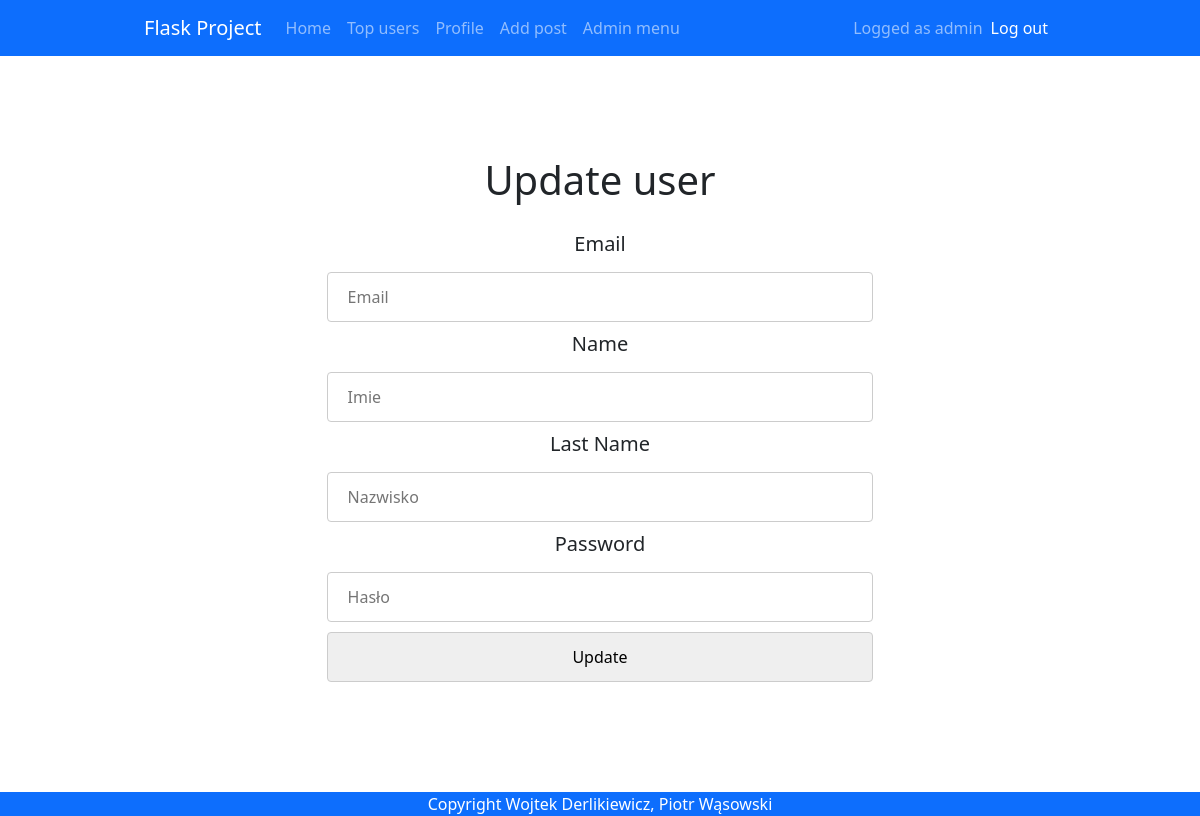
Before: /admin/9/update (signed in) with the older database file.
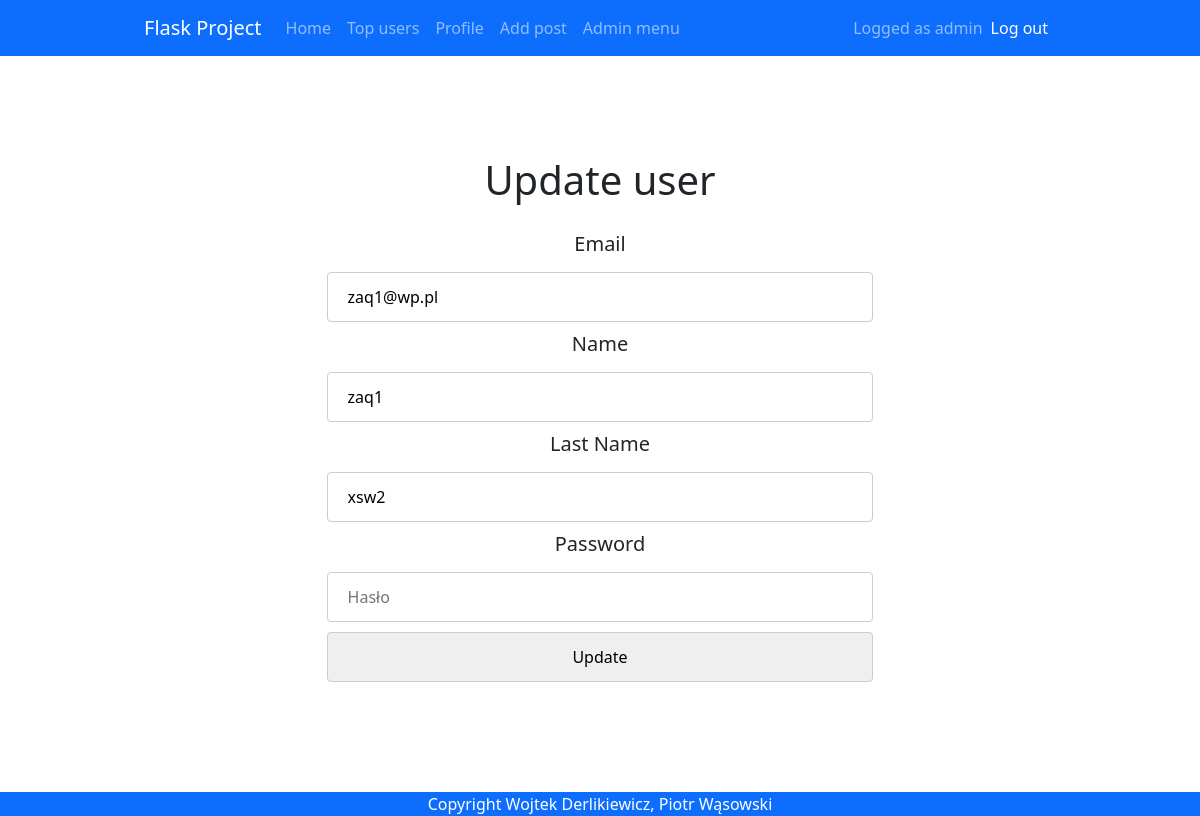
After: the same page with the newer database file.
### app.py (models this page shows)
class User(db.Model, UserMixin):
    id = db.Column(db.Integer, primary_key = True)
    email = db.Column(db.String(30), nullable=False, unique=True)
    name = db.Column(db.String(20), nullable=False)
    last_name = db.Column(db.String(20), nullable=False)
    password = db.Column(db.String(80), nullable=False)
    login_count = db.Column(db.Integer, nullable=False, default=0)
    isAdmin = db.Column(db.Boolean(), nullable=False, default=False)

### app.py (the view)
@app.route('/admin/<int:id>/update', methods=['GET', 'POST'])
@login_required
def adminUpdate(id):
    if(current_user.isAdmin == True):
        user = User.query.filter_by(id=id).first()
        form = UserForm()
        if request.method == "POST":
            user.email = request.form['email']
            user.name = request.form['name']
            user.last_name = request.form['last_name']
            if(len(request.form['password']) != 0):
                hashed_password = bcrypt.generate_password_hash(request.form['password'])
                user.password = hashed_password
            try:
                db.session.commit()
                return redirect('/admin')
            except:
                return render_template("update.html", form=form, user = user)
        else:
            return render_template("update.html", form=form, user = user)

### app.py (shortened to what this page needs)
class UserForm(FlaskForm):
    email = StringField(validators=[InputRequired(), Length(min = 4, max=30)], render_kw={"placeholder": "Email"})
    name = StringField(validators=[InputRequired(), Length(min = 4, max=20)], render_kw={"placeholder": "Imie"})
    last_name = StringField(validators=[InputRequired(), Length(min = 4, max=20)], render_kw={"placeholder": "Nazwisko"})
    password = PasswordField(validators=[Length(min = 4, max=20)], render_kw={"placeholder": "Hasło"})
    submit = SubmitField("Update")

### app.py (called while the page is built)
@login_manager.user_loader
def load_user(user_id):
    return User.query.get(int(user_id))

### templates/update.html (shortened to what this page needs)
{% extends "base.html" %} {% block title %}profile{% endblock %}
{% block content %}
<h1>Update user</h1>
  <form action="/admin/{{ user.id }}/update" method="POST">
    <center>
    <h5>{{ form.email.label(class="form-label")}}</h5>
    {{ form.email(value=user.email) }}
    <h5>{{ form.name.label(class="form-label")}}</h5>
    {{ form.name(value=user.name) }}
    <h5>{{ form.last_name.label(class="form-label")}}</h5>
    {{ form.last_name(value=user.last_name) }}
    <h5>{{ form.password.label(class="form-label")}}</h5>
    {{ form.password(value=user.password) }}
    {{ form.submit }}
  </center>
  </form>
{% endblock %}

Changed rows visible on the page:
added User: email "zaq1@wp.pl", name "zaq1", last_name "xsw2"
